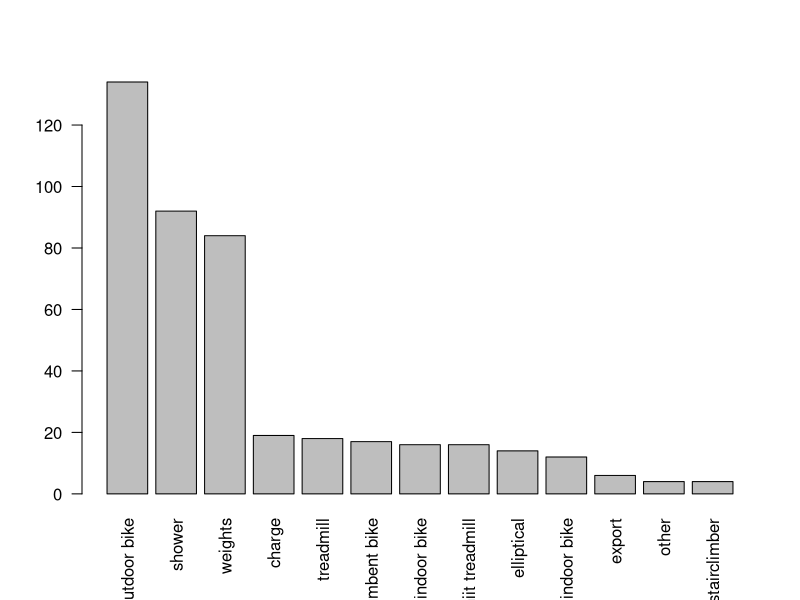
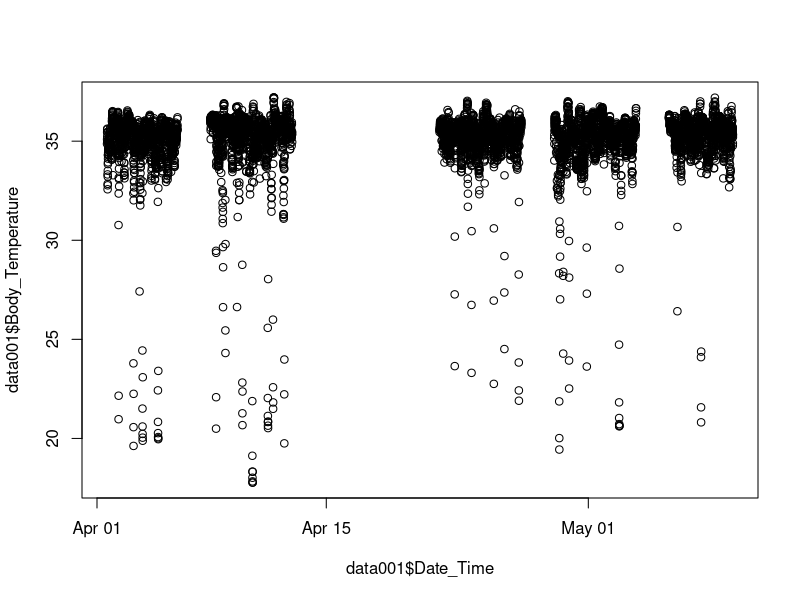
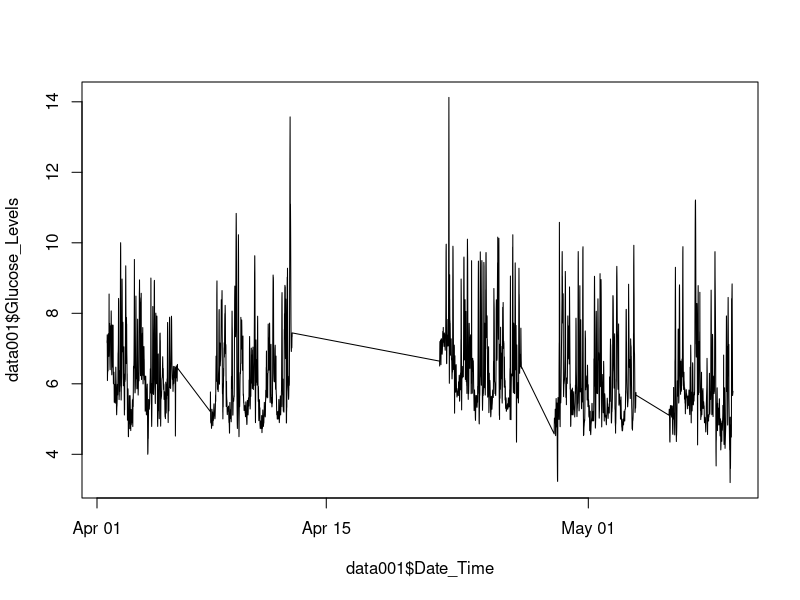
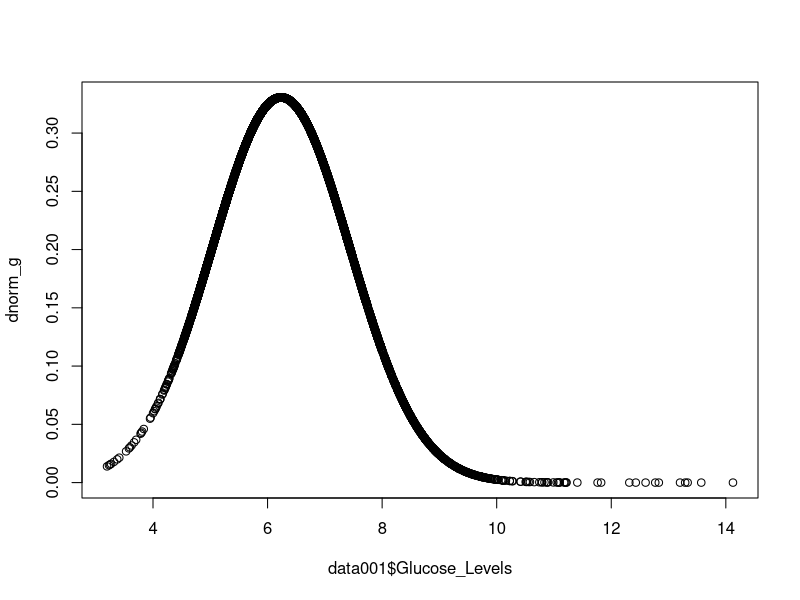
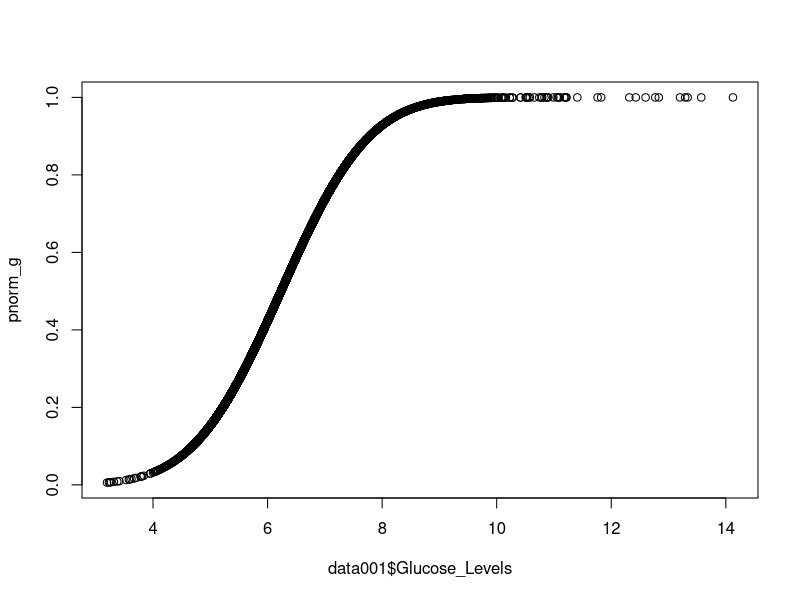
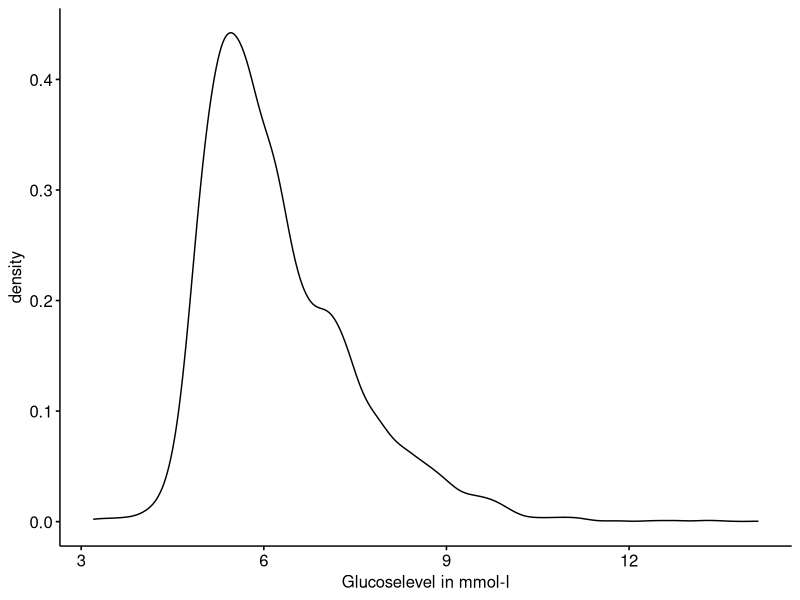
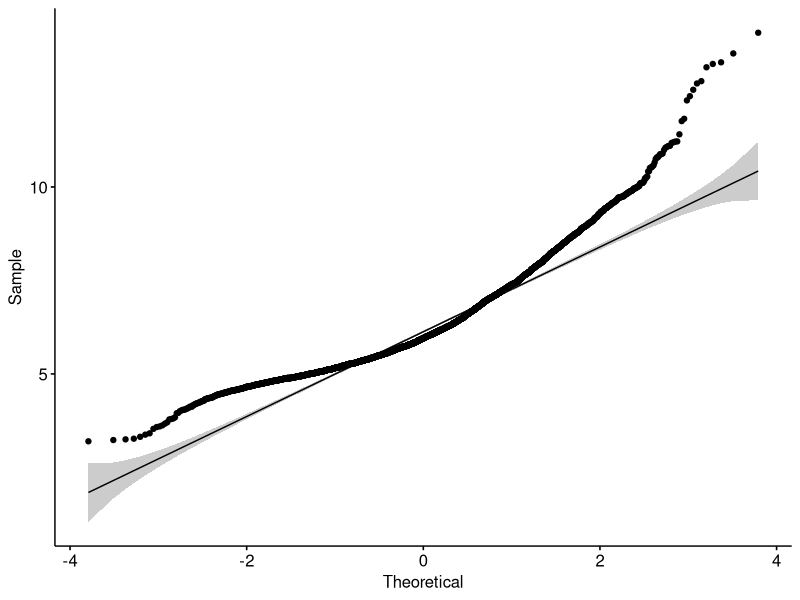
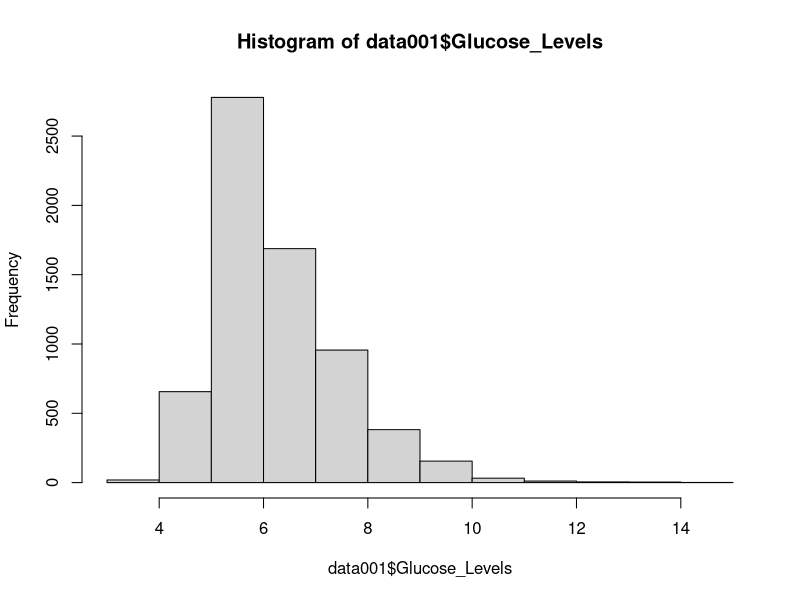

Write R code to recreate these figures, in order.
## ---- chunk 1
knitr::opts_chunk$set(echo = TRUE)
## ---- chunk 2

data001 <- read.csv("JamesBond(1).csv")

data001$Date_Time <- as.POSIXct(data001$Date_Time, origin="1970-01-01")

## ---- chunk 3

meals <- nrow(data001[data001$Calorie_Intake>0, ])
meals
## ---- chunk 4

annotations_string <- paste(data001$Annotation, collapse = ";")
annotations_vector <- strsplit(annotations_string, ";")[[1]]
annotations_vector_filtered <- annotations_vector[!annotations_vector %in% grep(paste0(c("nan", "sleeping"), collapse = "|"), annotations_vector, value = T)]


factored_data <- factor(annotations_vector_filtered)
dingus <- as.data.frame(table(annotations_vector_filtered))
colnames(dingus) <- c("names", "Freq")
dingus
## ---- chunk 5
orderd_dingus <- dingus[order(-dingus$Freq),]
orderd_dingus
barplot(orderd_dingus$Freq, names.arg = orderd_dingus$names, las=2)
plot(data001$Date_Time, data001$Body_Temperature)
plot(data001$Date_Time, data001$Glucose_Levels, type = "l",)
## ---- chunk 6
library(ggpubr)


glucos_sd <- sd(data001$Glucose_Levels)

glucose_mean <- mean(data001$Glucose_Levels)

dnorm_g <- dnorm(data001$Glucose_Levels, glucose_mean, glucos_sd)

pnorm_g <- pnorm(data001$Glucose_Levels, glucose_mean, glucos_sd)

ks.test(data001$Glucose_Levels, pnorm_g)

plot(data001$Glucose_Levels, dnorm_g)

plot(data001$Glucose_Levels, pnorm_g)

ggdensity(data001$Glucose_Levels, xlab = "Glucoselevel in mmol-l")

ggqqplot(data001$Glucose_Levels)

hist(data001$Glucose_Levels)

summary(data001$Glucose_Levels)

hist(rnorm(data001$Glucose_Levels))
## ---- chunk 7

meals <- data001[!data001$Calorie_Intake %in% c(0),]
x_1 <- seq(1, nrow(meals), by=1)
plot(x_1, meals$Calorie_Intake, xlab="Meals", ylab="Calorie intake")
## ---- chunk 8



plot(meals$Calorie_Intake, meals$Glucose_Levels, xlab="Calorie intake", ylab="Glucose levels")
abline(lm(meals$Glucose_Levels~meals$Calorie_Intake), col="blue")

## ---- chunk 9
library(dplyr)
activiteiten <- dingus$names

filterd_datasubset <- data001 %>% filter(!grepl('nan|sleeping', Annotation))



## ---- chunk 10

for (variable_ in activiteiten)
  {
  y_sub <- filterd_datasubset[ which(filterd_datasubset$Annotation == variable_),]
  plot(y_sub$Date_Time, y_sub$Glucose_Levels, main = variable_ , type = 'l')
    
  }

## ---- chunk 11
for (variable_ in activiteiten)
  {
  temp_sub <- filterd_datasubset[ which(filterd_datasubset$Annotation == variable_),]
  temp_var_2 <- sum(temp_sub$Calorie_Intake)

  print(c(variable_, temp_var_2))
    
  }

## ---- chunk 12

for (variable_ in activiteiten)
  {
  temp_sub <- filterd_datasubset[ which(filterd_datasubset$Annotation == variable_),]
  barplot(temp_sub$Glucose_Levels~temp_sub$Date_Time, main = variable_, las=2)
    
  }
## ---- chunk 13
for (variable_ in activiteiten)
  {
  temp_sub <- filterd_datasubset[ which(filterd_datasubset$Annotation == variable_),]
  temp_var_1 <- summarise(temp_sub, Average = mean(Glucose_Levels, na.rm = T))

  print(c(variable_, temp_var_1))
    
  }

